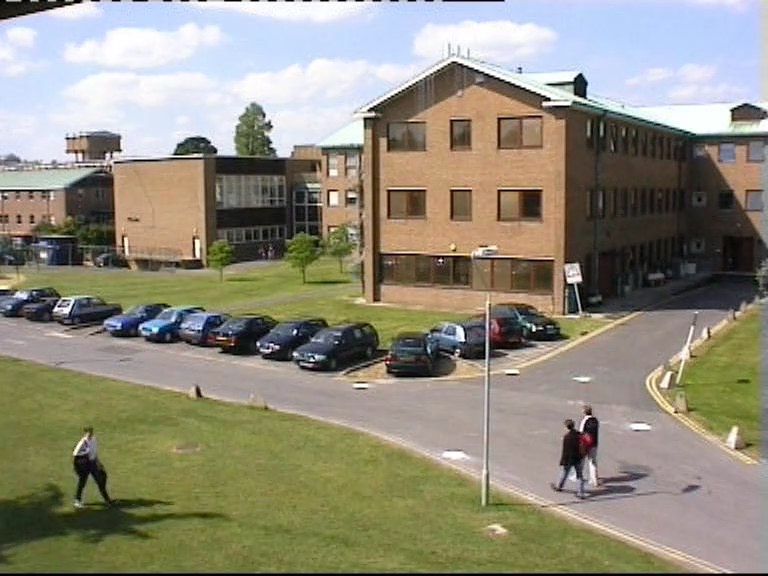
#> input picture frame 22 of im/Video/campus.mp4, 768 x 576 px, given in place of stmarc_video.avi, which was not available
$ python TP3_mouvement.py
#> lines starting #> are read from the running program, lines starting #| are printed output that depends on the picture; after the words box and inside, x2 and y2 are one past the last pixel; in counts of white or black regions, pixels touching at a corner belong together; pictures that were not available may be replaced by others from this repository, and a replacement may not be noted
### Codes/motion.py
#!/usr/bin/env python3
# -*- coding: utf-8 -*-
"""
Created on Thu Jan 27 16:45:08 2022

@author: gouiffes
"""
import cv2
import numpy as np

# [4 lines left out: function display, not called in this run]

#TODO : exercice 1
""" -------------------------------------------------------
Simple Background Subraction  :
- Bt : background image
- It : current image
- thres = seuil
- filter = 0(resp. 1) without (resp with) morphological filtering
---------------------------------------------------------
"""
def background_subtract(background, image, thres):
    # convertir image / background (fond) en np.asarray (np.float32)
    image = np.asarray(image, np.float32)
    background = np.asarray(background, np.float32)

    diff = np.abs(image - background)
    b = np.where(diff > float(thres), 255, 0).astype(np.uint8)

    return(b)

#TODO : exercice 2
""" -------------------------------------------------------
Normalisation photométrique
- Bt : background image
- It : current image
- filter = 0(resp. 1) without (resp with) morphological filtering
---------------------------------------------------------
"""
def photometric_normalization(image):
    im = np.asarray(image, np.float32)
    mu = float(np.mean(im))
    sigma = float(np.std(im))
    sigma = max(sigma, 1e-6)

    # Normalisation puis remise dans une dynamique 8 bits exploitable.
    z = (im - mu) / sigma
    z = cv2.normalize(z, None, alpha=0, beta=255, norm_type=cv2.NORM_MINMAX)
    norm_image = z.astype(np.uint8)
    return(norm_image)


#TODO : exercice 3
""" -------------------------------------------------------
Background update using a temporal mean
- background : image of the current background
- image : current image of the video
---------------------------------------------------------"""
def update_beackground_mean(background, image, alpha):

    image = np.asarray(image, np.float32)
    background = np.asarray(background, np.float32)

    alpha = float(np.clip(alpha, 0.0, 1.0))
    # Bt = alpha * B(t-1) + (1-alpha) * It
    res = alpha * background + (1.0 - alpha) * image
    res = np.clip(res, 0, 255).astype(np.uint8)
    return(res)


""" -------------------------------------------------------
Background update using a median value of N images
- background : image of the current background
- im_list : list image
---------------------------------------------------------"""
# [19 lines left out: function update_beackground_median, not called in this run]
""" -------------------------------------------------------
Detection d'objets passant dans une zone rectangulaire
- objets : images de composantes connexes (objets en mouvement)
- region  : rectangle ROI
---------------------------------------------------------"""
# [10 lines left out: function objects_entering_exiting, not called in this run]

### Codes/TP3_mouvement.py
#!/usr/bin/env python3
# -*- coding: utf-8 -*-
"""
Created on Wed Feb 2 16:42:36 2022

@author: gouiffes
"""

# librairies
import cv2
import numpy as np
from matplotlib import pyplot as plt
from pathlib import Path
import motion

BASE_DIR = Path(__file__).resolve().parents[1]
VIDEO_PATH = BASE_DIR / "im" / "Video" / "stmarc_video.avi"
OUT_DIR = BASE_DIR / "Rapports" / "Capture_ecran_TP3_Mouvement"
OUT_DIR.mkdir(parents=True, exist_ok=True)

SHOW_WINDOWS = True
USE_PHOTOMETRIC_NORMALIZATION = True
THRESHOLD = 20
ALPHA_BG = 0.2
MIN_AREA = 10
MAX_FRAMES = 260

# Frames a exporter pour le rapport
SNAPSHOT_FRAMES = {10, 20, 30,60, 120}

cap = cv2.VideoCapture(str(VIDEO_PATH))
if not cap.isOpened():
    raise RuntimeError(f"Impossible d'ouvrir la video: {VIDEO_PATH}")

# ouverture du flux video
ret, frame = cap.read()
#> frame is the input picture: shape (576, 768, 3); mean B, G, R 124.1, 140.5, 144.9
if not ret or frame is None:
    raise RuntimeError("Lecture de la premiere frame impossible.")
# pour l'affichage du flot optique
hsv = np.zeros_like(frame)
hsv[..., 1] = 255

# conversion en niveaux de gris
frame = cv2.cvtColor(frame, cv2.COLOR_BGR2GRAY )
#> frame: shape (576, 768)

if USE_PHOTOMETRIC_NORMALIZATION:
    frame = motion.photometric_normalization(frame)
#> in photometric_normalization, `mu = float(np.mean(im))`: mu = 139.9
#> in photometric_normalization, `sigma = float(np.std(im))`: sigma = 63.19

my_h, my_w = frame.shape[0], frame.shape[1]
scale_percent =100
width = int(frame.shape[1] * scale_percent / 100)
height = int(frame.shape[0] * scale_percent / 100)
dim = (width, height)
im = cv2.resize(frame, dim, interpolation = cv2.INTER_AREA)

background = np.asanyarray(im, np.uint8)
foreground = np.asanyarray(im, np.uint8)
regions = np.zeros(dim, np.uint16)
prev_gray = np.asanyarray(im, np.uint8)

counts_raw=[]
counts_filtered=[]
mean_flow_per_frame=[]
k=0

def compute_optical_flow(prev_im, curr_im, mask, regions_map, stats, min_area=120):
    flow = cv2.calcOpticalFlowFarneback(
        prev_im,
        curr_im,
        None,
        pyr_scale=0.5,
        levels=3,
        winsize=15,
        iterations=3,
        poly_n=5,
        poly_sigma=1.2,
        flags=0,
    )
    mag, ang = cv2.cartToPolar(flow[..., 0], flow[..., 1], angleInDegrees=True)

    # Visualisation HSV du flot.
    hsv = np.zeros((curr_im.shape[0], curr_im.shape[1], 3), dtype=np.uint8)
    hsv[..., 1] = 255
    hsv[..., 0] = (ang / 2).astype(np.uint8)
    hsv[..., 2] = cv2.normalize(mag, None, 0, 255, cv2.NORM_MINMAX).astype(np.uint8)
    flow_bgr = cv2.cvtColor(hsv, cv2.COLOR_HSV2BGR)

    flow_means=[]
    for label in range(1, len(stats)):
        area = int(stats[label, cv2.CC_STAT_AREA])
        if area < min_area:
            continue
        comp_mask = np.logical_and(regions_map == label, mask > 0)
        if np.any(comp_mask):
            flow_means.append(float(np.mean(mag[comp_mask])))

    avg_flow = float(np.mean(flow_means)) if flow_means else 0.0
    return flow_bgr, flow_means, avg_flow


# boucle de lecture frame par frame
while ret:

    if k >= MAX_FRAMES:
        break

	# stocker l'image issue de la vidéo à l'instant t dans la variable "frame"
    ret, frame = cap.read()
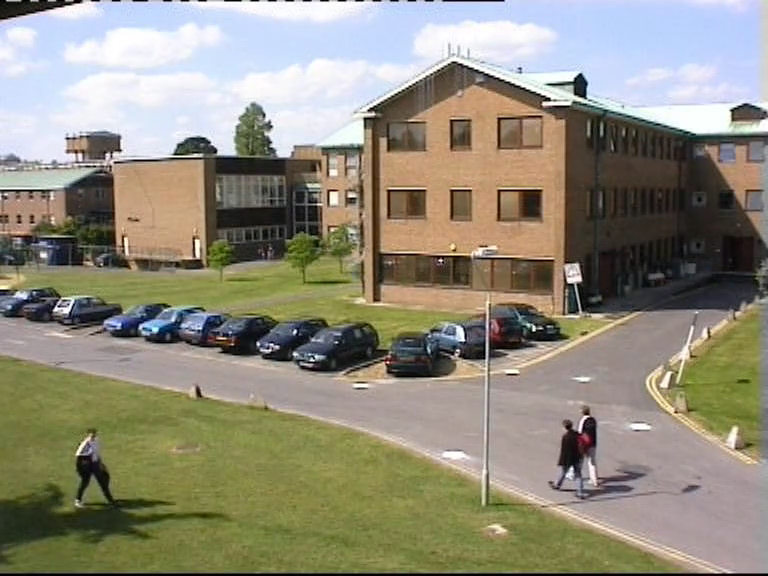
#> input picture frame 23 of im/Video/campus.mp4, 768 x 576 px, given in place of stmarc_video.avi, which was not available
#> frame is the input picture: shape (576, 768, 3); mean B, G, R 124.2, 140.5, 144.9
    if not ret or frame is None:
        break

    frame = cv2.cvtColor(frame, cv2.COLOR_BGR2GRAY )
#> frame: shape (576, 768)

    if USE_PHOTOMETRIC_NORMALIZATION:
        frame = motion.photometric_normalization(frame)

    # redimensionnement image
    im = cv2.resize(frame, dim, interpolation = cv2.INTER_AREA)

    """ 1- Detection des pixels en mouvement """
    foreground = motion.background_subtract(background, im, THRESHOLD)
#> in background_subtract, `b = np.where(diff > float(thres), 255, 0).astype(np.uint8)`:
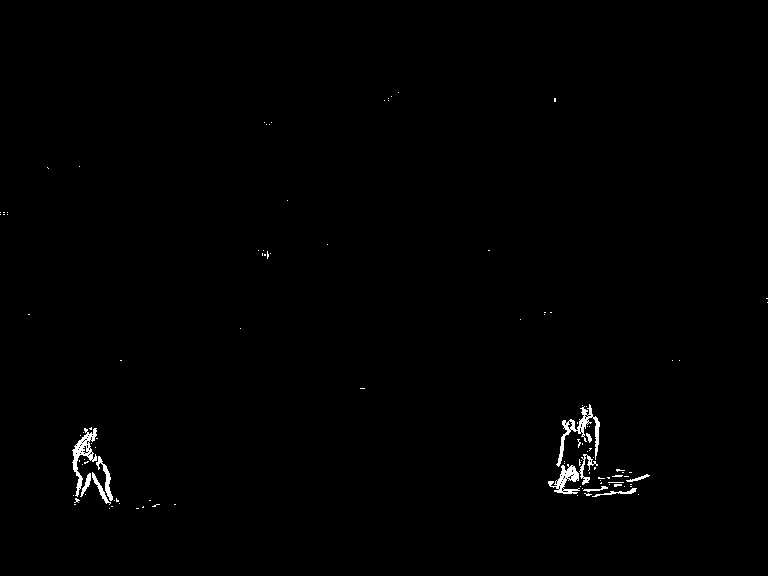
#> b: shape (576, 768); 0.61% white; 110 white regions (99 under 20 px), largest, box (x1, y1, x2, y2) and area: (556, 404, 600, 467) 596, (72, 428, 97, 497) 534, (548, 464, 580, 494) 417

    """2- mise a jour du fond """
    background = motion.update_beackground_mean(background, im, ALPHA_BG)

    """3 morphologie mathematique"""
    kernel_open = cv2.getStructuringElement(cv2.MORPH_ELLIPSE, (3, 3))
    kernel_close = cv2.getStructuringElement(cv2.MORPH_ELLIPSE, (9, 9))
    fg_morph = cv2.morphologyEx(foreground, cv2.MORPH_OPEN, kernel_open)
#> fg_morph: shape (576, 768); 0.46% white; 27 white regions (12 under 20 px), largest, box (x1, y1, x2, y2) and area: (72, 428, 97, 496) 475, (556, 407, 593, 467) 389, (556, 465, 579, 493) 282
    fg_morph = cv2.morphologyEx(fg_morph, cv2.MORPH_CLOSE, kernel_close)
#> fg_morph: shape (576, 768); 0.65% white; 5 white regions (1 under 20 px), largest, box (x1, y1, x2, y2) and area: (548, 407, 600, 494) 1407, (72, 428, 113, 504) 1207, (601, 474, 649, 495) 206, (586, 489, 598, 497) 38

    """ 4 etiquetage en composantes connexes """
    retcc_raw, _, stats_raw, _ = cv2.connectedComponentsWithStats(np.uint8(foreground))
#> retcc_raw = 111; stats_raw = 111 rows, first 6: [0, 0, 768, 576, 439656], [398, 92, 1, 1, 1], [391, 96, 1, 1, 1], [388, 98, 1, 1, 1], [554, 98, 2, 4, 8], [384, 100, 1, 1, 1]
    retcc, regions, stats, centroids = cv2.connectedComponentsWithStats(np.uint8(fg_morph))
#> regions: shape (576, 768) int32; 6 distinct labels, from 0 to 5
#> retcc = 6; stats = [[0, 0, 768, 576, 439505], [548, 407, 52, 87, 1407], [72, 428, 41, 76, 1207], [616, 469, 3, 3, 5], [601, 474, 48, 21, 206], [586, 489, 12, 8, 38]]; centroids = [[383.6, 286.4], [575.9, 450.9], [90.08, 467.2], [617, 470], [623.8, 486.2], [590.2, 492.6]]

    nb_raw = max(0, retcc_raw - 1)
#> nb_raw = 110
    nb_filtered = 0
    annotated = cv2.cvtColor(im, cv2.COLOR_GRAY2BGR)
    for label in range(1, retcc):
        x = int(stats[label, cv2.CC_STAT_LEFT])
        y = int(stats[label, cv2.CC_STAT_TOP])
        w = int(stats[label, cv2.CC_STAT_WIDTH])
        h = int(stats[label, cv2.CC_STAT_HEIGHT])
        area = int(stats[label, cv2.CC_STAT_AREA])
        if area < MIN_AREA:
            continue
        nb_filtered += 1
        cv2.rectangle(annotated, (x, y), (x + w, y + h), (0, 255, 0), 2)
#> this loop made 5 passes
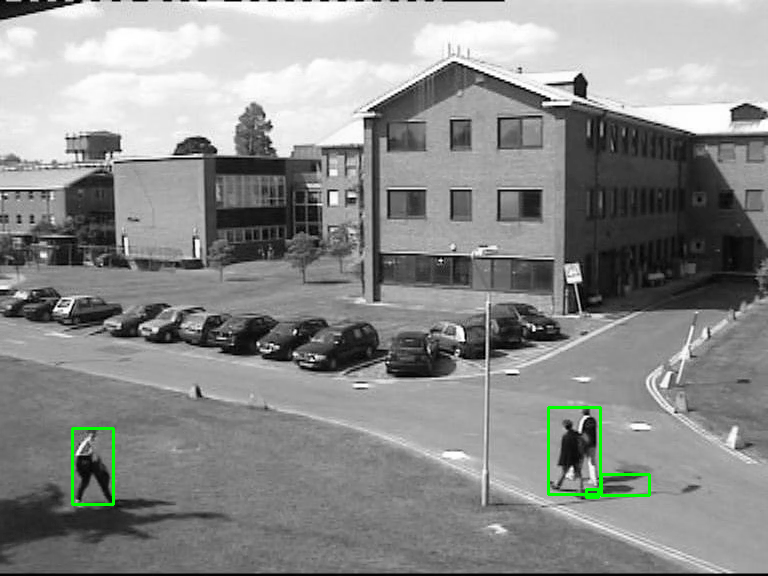
#> annotated: shape (576, 768, 3); mean B, G, R 139.3, 140.4, 139.3
#> after the loop, nb_filtered = 4

    counts_raw.append(nb_raw)
    counts_filtered.append(nb_filtered)

    """ 5 Flot Optique """
    flow_vis, mean_flow_components, avg_flow = compute_optical_flow(
        prev_gray,
        im,
        fg_morph,
        regions,
        stats,
        min_area=MIN_AREA,
    )
#> in compute_optical_flow, `mag, ang = cv2.cartToPolar(flow[..., 0], flow[..., 1], angleInDegrees=..`:
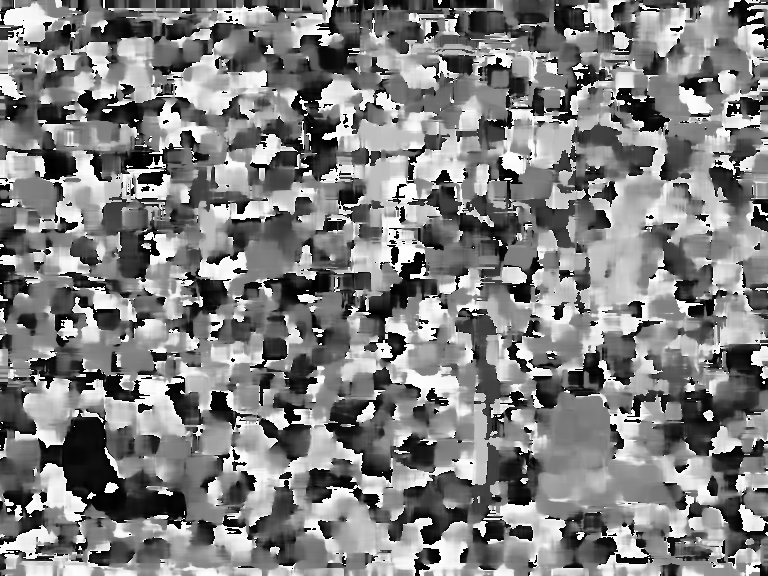
#> ang: shape (576, 768) float32; min 0.000161, max 360, mean 181.7; drawn with min black and max white
#> in compute_optical_flow, `hsv[..., 2] = cv2.normalize(mag, None, 0, 255, cv2.NORM_MINMAX).astype..`:
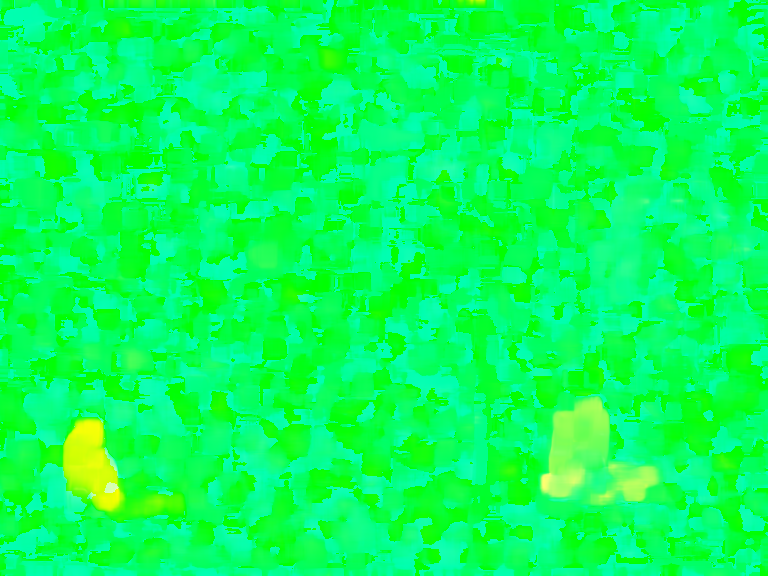
#> hsv: shape (576, 768, 3); mean of channels 0, 1, 2 90.3, 255, 7.6; drawn as B, G, R
#> in compute_optical_flow, `flow_bgr = cv2.cvtColor(hsv, cv2.COLOR_HSV2BGR)`:
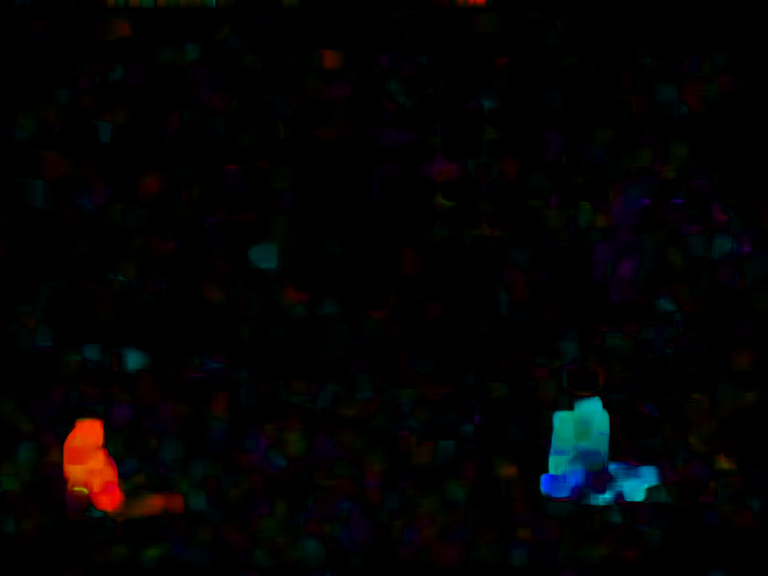
#> flow_bgr: shape (576, 768, 3); mean B, G, R 3.8, 3.4, 3.7
#> the loop in compute_optical_flow, `for label in range(1, len(stats)):` made 5 passes
#> area on passes 1, 2, 4, 5: 1407, 1207, 206, 38
#> after the loop in compute_optical_flow, `for label in range(1, len(stats)):`: flow_means = [1.83, 2.73, 1.74, 0.815]
#> in compute_optical_flow, `avg_flow = float(np.mean(flow_means)) if flow_means else 0.0`: avg_flow = 1.78
#> mean_flow_components = [1.83, 2.73, 1.74, 0.815]; avg_flow = 1.78
    mean_flow_per_frame.append(avg_flow)
    prev_gray = im.copy()

    if k in SNAPSHOT_FRAMES:
        cv2.imwrite(str(OUT_DIR / f"frame_{k:04d}_gray.png"), im)
        cv2.imwrite(str(OUT_DIR / f"frame_{k:04d}_foreground_raw.png"), foreground)
        cv2.imwrite(str(OUT_DIR / f"frame_{k:04d}_foreground_morph.png"), fg_morph)
        cv2.imwrite(str(OUT_DIR / f"frame_{k:04d}_flow.png"), flow_vis)
        cv2.imwrite(str(OUT_DIR / f"frame_{k:04d}_annotated.png"), annotated)

    if SHOW_WINDOWS:
        cv2.imshow('image', np.uint8(im))
        cv2.imshow('foreground', np.uint8(foreground))
        cv2.imshow('foreground_morph', np.uint8(fg_morph))
        cv2.imshow('fond', np.uint8(background))
        cv2.imshow('flow', flow_vis)
        if(cv2.waitKey(1) & 0xFF == ord('q')):
#> (key q is pressed here)
            break

    if (k % 30) == 0:
        print(
            f"frame={k:04d} raw={nb_raw} filtered={nb_filtered} avg_flow={avg_flow:.3f}"
        )
    k += 1

# Graphes de synthese pour le rapport
if len(counts_raw) > 0:
    x = np.arange(len(counts_raw))
#> x = [0]
    plt.figure(figsize=(10, 4))
    plt.plot(x, counts_raw, label="objets sans morphologie", linewidth=1.2)
    plt.plot(x, counts_filtered, label="objets avec morphologie", linewidth=1.2)
    plt.xlabel("Frame")
    plt.ylabel("Nombre d'objets")
    plt.title("Comptage d'objets : impact de la morphologie")
    plt.grid(alpha=0.3)
    plt.legend()
    plt.tight_layout()
    plt.savefig(str(OUT_DIR / "tp3_counts_comparison.png"), dpi=180)
    plt.close()

    plt.figure(figsize=(10, 4))
    plt.plot(x, mean_flow_per_frame, color="tab:orange")
    plt.xlabel("Frame")
    plt.ylabel("Flot optique moyen")
    plt.title("Evolution du flot optique moyen")
    plt.grid(alpha=0.3)
    plt.tight_layout()
    plt.savefig(str(OUT_DIR / "tp3_mean_optical_flow.png"), dpi=180)
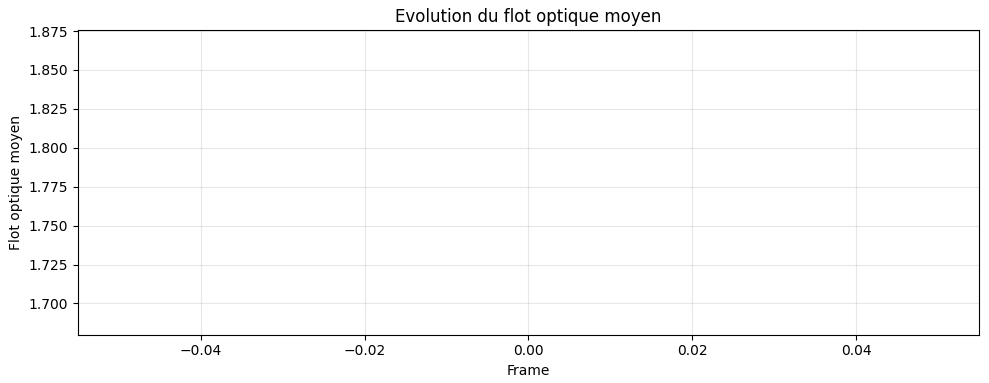
#> figure drawn by matplotlib, 1 panel
    plt.close()

    np.savetxt(
        str(OUT_DIR / "tp3_summary.csv"),
        np.column_stack([x, counts_raw, counts_filtered, mean_flow_per_frame]),
        delimiter=",",
        header="frame,count_raw,count_filtered,mean_flow",
        comments="",
        fmt=["%d", "%d", "%d", "%.6f"],
    )

print(f"Sorties TP3 generees dans: {OUT_DIR}")

#quiter le programme et fermer toutes les fenêtres ouvertes
cap.release()
cv2.destroyAllWindows()

$ run again, starting later in the video
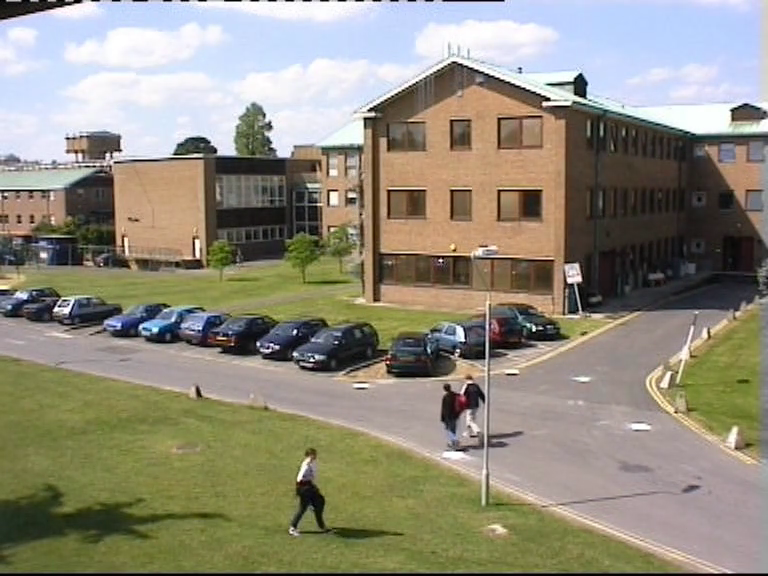
#> input picture frame 99 of im/Video/campus.mp4, 768 x 576 px, given in place of stmarc_video.avi, which was not available
#> frame is the input picture: shape (576, 768, 3); mean B, G, R 124.8, 140.8, 145.3
#> mu = 140.3
#> sigma = 63.02
#> b: shape (576, 768); 0.57% white; 134 white regions (123 under 20 px), largest, box (x1, y1, x2, y2) and area: (290, 448, 340, 536) 1180, (449, 395, 481, 447) 241, (454, 373, 476, 403) 194
#> retcc_raw = 135; stats_raw = 135 rows, first 6: [0, 0, 768, 576, 439854], [576, 68, 1, 1, 1], [578, 68, 1, 1, 1], [578, 70, 1, 1, 1], [580, 70, 1, 1, 1], [520, 72, 1, 1, 1]
#> regions: shape (576, 768) int32; 5 distinct labels, from 0 to 4
#> retcc = 5; stats = [[0, 0, 768, 576, 439625], [457, 373, 19, 29, 203], [439, 382, 14, 38, 182], [442, 386, 56, 67, 911], [291, 448, 52, 87, 1447]]; centroids = [[383.5, 286.4], [465.9, 385.9], [443.7, 395.3], [465.7, 425.2], [311.2, 493.9]]
#> nb_raw = 134
#> the loop `for label in range(1, retcc):` made 4 passes
#> after the loop `for label in range(1, retcc):`:
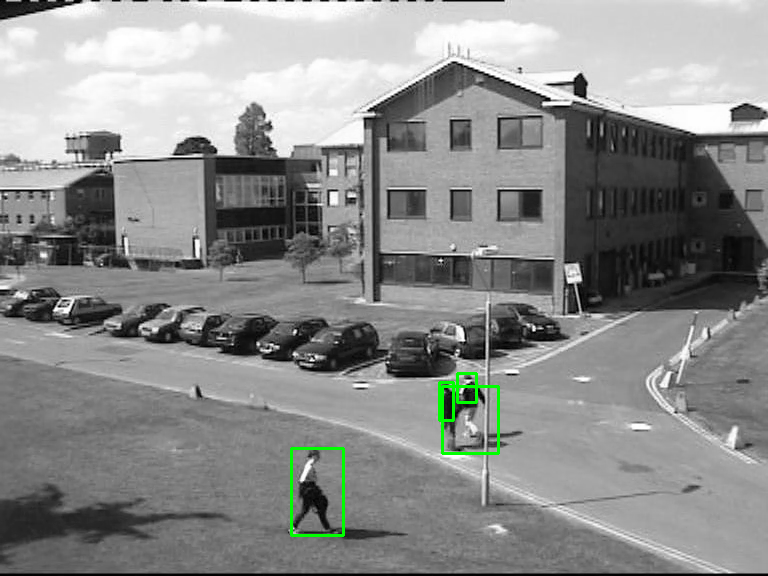
#> annotated: shape (576, 768, 3); mean B, G, R 139.5, 140.7, 139.5
#> after the loop `for label in range(1, retcc):`: nb_filtered = 4
#> the loop in compute_optical_flow, `for label in range(1, len(stats)):` made 4 passes
#> area on passes 1 to 4: 203, 182, 911, 1447
#> after the loop in compute_optical_flow, `for label in range(1, len(stats)):`: flow_means = [1.18, 1.54, 1.53, 3.24]
#> in compute_optical_flow, `avg_flow = float(np.mean(flow_means)) if flow_means else 0.0`: avg_flow = 1.87
#> `flow_vis, mean_flow_components, avg_flow = compute_optical_flow( prev_..`: mean_flow_components = [1.18, 1.54, 1.53, 3.24]; avg_flow = 1.87
#> `x = np.arange(len(counts_raw))`: x = [0]
#> `plt.savefig(str(OUT_DIR / "tp3_mean_optical_flow.png"), dpi=180)`:
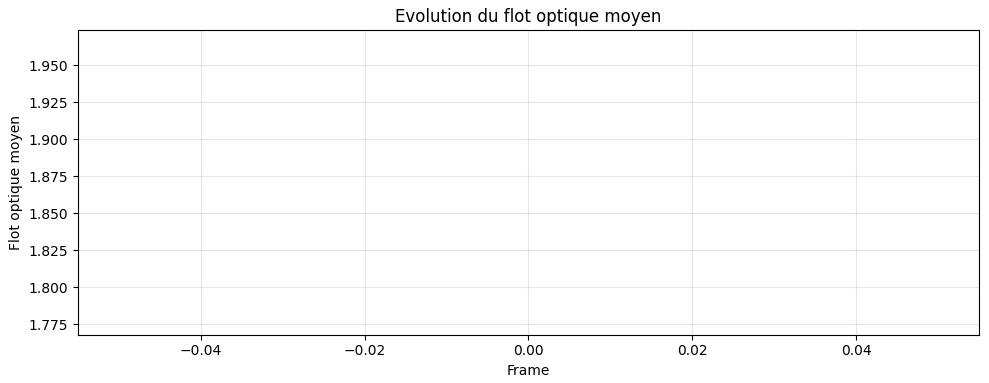
#> figure drawn by matplotlib, 1 panel
